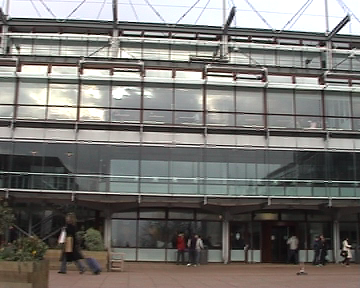
%> input picture mvg/images/parade1.bmp, 360 x 288 px; its folder holds only this picture in this run
$ octave cvpr_computedescriptors.m   (GNU Octave 9; MATLAB toolbox functions it lacks are replaced by stand-ins)
%> lines starting %> are read from the running program, lines starting %| are printed output that depends on the picture
### spatial_grid_colour/spatial_colour_grid.m
function F=spatial_colour_grid(img, rows, cols)

% Function to compute the spatial colour grid
%% Input params:
% img:      RGB image
% rows:     number of row cells
% cols:     number of col cells
%% Output:
% F:        img descriptor

F = [];
img = double(img)./256;

grid_img = create_grid(img, rows, cols);
[row_size, col_size, ~] = size(grid_img);
valid = size(grid_img{1,1});

for i=1:row_size
    for j=1:col_size
        if (size(grid_img{i,j})==valid)
            current_grid = grid_img{i, j};

            overall_mean = mean(mean(current_grid));

            mean_read = overall_mean(:,:,1);
            mean_green = overall_mean(:,:,2);
            mean_blue = overall_mean(:,:,3);

            curr_mean = [mean_read, mean_green, mean_blue];
            F = [F, curr_mean];
        end

    end
end

return;

### spatial_grid_colour/create_grid.m
function F = create_grid(im, rows, cols)

F = [];
[height, width, colour] = size(im);

full_rows = fix(height/rows);
rem_rows = rem(height,rows);
row_grid = [full_rows * ones(1, rows), rem_rows];

full_cols = fix(width/cols);
rem_cols = rem(width,cols);
col_grid = [full_cols * ones(1, cols), rem_cols];

grid_img = mat2cell(im, row_grid, col_grid, colour);

F=grid_img;
end

### spatial_grid_colour/cvpr_computedescriptors.m
%% EEE3032 - Computer Vision and Pattern Recognition (ee3.cvpr)
%%
%% cvpr_computedescriptors.m
%% Skeleton code provided as part of the coursework assessment
%% This code will iterate through every image in the MSRCv2 dataset
%% and call a function 'extractRandom' to extract a descriptor from the
%% image.  Currently that function returns just a random vector so should
%% be changed as part of the coursework exercise.
%%
%% (c) John Collomosse 2010  (J.Collomosse@surrey.ac.uk)
%% Centre for Vision Speech and Signal Processing (CVSSP)
%% University of Surrey, United Kingdom

close all;
clear all;

%% Edit the following line to the folder you unzipped the MSRCv2 dataset to
DATASET_FOLDER = '/Users/darinageorgieva/Documents/dev/uni/cvprlab/labs/cw/MSRC_ObjCategImageDatabase_v2';

%% Create a folder to hold the results...
OUT_FOLDER = '/Users/darinageorgieva/Documents/dev/uni/cvprlab/labs/cw/cwork_basecode_2012/descriptors';
%% and within that folder, create another folder to hold these descriptors
%% the idea is all your descriptors are in individual folders - within
%% the folder specified as 'OUT_FOLDER'.
OUT_SUBFOLDER='spatialGrid';


allfiles=dir (fullfile([DATASET_FOLDER,'/Images/*.bmp']));
for filenum=1:length(allfiles)
    fname=allfiles(filenum).name;
    tic;
    imgfname_full=([DATASET_FOLDER,'/Images/',fname]);
    img = imread(imgfname_full);
%> img is the input picture: size 288x360x3 uint8; mean R, G, B 119, 116.9, 113.3
    fout=[OUT_FOLDER,'/',OUT_SUBFOLDER,'/',fname(1:end-4),'.mat'];%replace .bmp with .mat

    %% Image descriptors:
    % Input parameters: (img, rows, cols)
    F=spatial_colour_grid(img, 4, 4);
%> in create_grid, `grid_img = mat2cell(im, row_grid, col_grid, colour);`: grid_img = 25 items
%> in spatial_colour_grid, `[row_size, col_size, ~] = size(grid_img);`: row_size = 5
%> in spatial_colour_grid, `valid = size(grid_img{1,1});`: valid = [72 90 3]
%> the loop in spatial_colour_grid, `for i=1:row_size` made 5 passes
%> after the loop in spatial_colour_grid, `for i=1:row_size`:
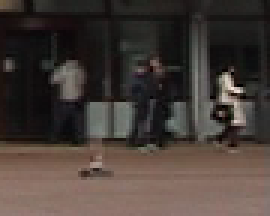
%> current_grid: size 72x90x3 double (shown 3 times larger); mean R, G, B 0.279, 0.241, 0.221
%> after the loop in spatial_colour_grid, `for i=1:row_size`: F = 48 values, max 0.674 at index 12, min 0.204 at index 39, mean 0.455; curr_mean = [0.279 0.241 0.221]; mean_blue = 0.221; mean_green = 0.241; mean_read = 0.279; overall_mean = [0.279 0.241 0.221]

    save(fout,'F');
    toc
end

$ run again, on mvg/images/parade2.bmp
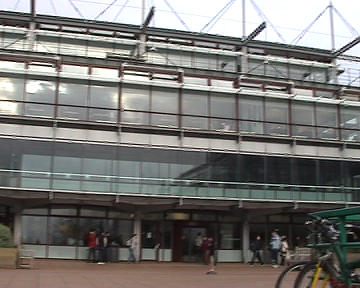
%> input picture mvg/images/parade2.bmp, 360 x 288 px
%> img is the input picture: size 288x360x3 uint8; mean R, G, B 119.1, 117.5, 114.7
%> img: size 288x360x3 double
%> in create_grid, `grid_img = mat2cell(im, row_grid, col_grid, colour);`: grid_img = 25 items
%> row_size = 5
%> valid = [72 90 3]
%> the loop in spatial_colour_grid, `for i=1:row_size` made 5 passes
%> after the loop in spatial_colour_grid, `for i=1:row_size`:
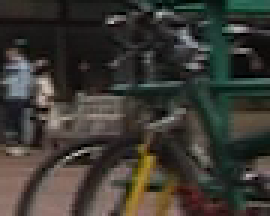
%> current_grid: size 72x90x3 double (shown 3 times larger); mean R, G, B 0.238, 0.229, 0.205
%> after the loop in spatial_colour_grid, `for i=1:row_size`: F = 48 values, max 0.807 at index 12, min 0.205 at index 48, mean 0.457; curr_mean = [0.238 0.229 0.205]; mean_blue = 0.205; mean_green = 0.229; mean_read = 0.238; overall_mean = [0.238 0.229 0.205]
